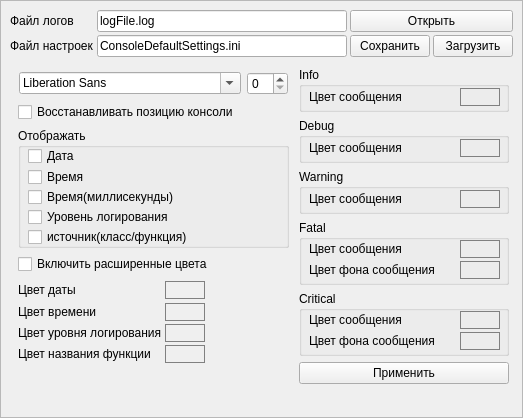
<?xml version="1.0" encoding="UTF-8"?>
<ui version="4.0">
 <class>LogWidgetSettings</class>
 <widget class="QWidget" name="LogWidgetSettings">
  <property name="geometry">
   <rect>
    <x>0</x>
    <y>0</y>
    <width>523</width>
    <height>418</height>
   </rect>
  </property>
  <property name="sizePolicy">
   <sizepolicy hsizetype="Fixed" vsizetype="Fixed">
    <horstretch>0</horstretch>
    <verstretch>0</verstretch>
   </sizepolicy>
  </property>
  <property name="minimumSize">
   <size>
    <width>510</width>
    <height>0</height>
   </size>
  </property>
  <property name="windowTitle">
   <string>Form</string>
  </property>
  <layout class="QVBoxLayout" name="verticalLayout_4">
   <property name="spacing">
    <number>0</number>
   </property>
   <property name="leftMargin">
    <number>0</number>
   </property>
   <property name="topMargin">
    <number>0</number>
   </property>
   <property name="rightMargin">
    <number>0</number>
   </property>
   <property name="bottomMargin">
    <number>0</number>
   </property>
   <item>
    <widget class="QFrame" name="frame">
     <property name="frameShape">
      <enum>QFrame::StyledPanel</enum>
     </property>
     <property name="frameShadow">
      <enum>QFrame::Raised</enum>
     </property>
     <layout class="QVBoxLayout" name="verticalLayout_2">
      <item>
       <layout class="QGridLayout" name="gridLayout_7">
        <property name="spacing">
         <number>3</number>
        </property>
        <item row="1" column="2">
         <widget class="QPushButton" name="pushButton_saveConsoleSettings">
          <property name="text">
           <string>Сохранить</string>
          </property>
         </widget>
        </item>
        <item row="0" column="1">
         <widget class="QLineEdit" name="lineEdit_logFilePath">
          <property name="text">
           <string>logFile.log</string>
          </property>
         </widget>
        </item>
        <item row="1" column="0">
         <widget class="QLabel" name="label_14">
          <property name="text">
           <string>Файл настроек</string>
          </property>
         </widget>
        </item>
        <item row="0" column="0">
         <widget class="QLabel" name="label">
          <property name="text">
           <string>Файл логов</string>
          </property>
         </widget>
        </item>
        <item row="1" column="3">
         <widget class="QPushButton" name="pushButton_loadConsoleSettings">
          <property name="text">
           <string>Загрузить</string>
          </property>
         </widget>
        </item>
        <item row="0" column="2" colspan="2">
         <widget class="QPushButton" name="pushButton_openLogFile">
          <property name="text">
           <string>Открыть</string>
          </property>
         </widget>
        </item>
        <item row="1" column="1">
         <widget class="QLineEdit" name="lineEdit_ConsoleSettingsPath">
          <property name="text">
           <string>ConsoleDefaultSettings.ini</string>
          </property>
         </widget>
        </item>
       </layout>
      </item>
      <item>
       <layout class="QHBoxLayout" name="horizontalLayout_3">
        <property name="leftMargin">
         <number>4</number>
        </property>
        <property name="topMargin">
         <number>4</number>
        </property>
        <property name="rightMargin">
         <number>4</number>
        </property>
        <property name="bottomMargin">
         <number>4</number>
        </property>
        <item>
         <layout class="QVBoxLayout" name="verticalLayout_3">
          <property name="leftMargin">
           <number>4</number>
          </property>
          <property name="topMargin">
           <number>4</number>
          </property>
          <property name="rightMargin">
           <number>4</number>
          </property>
          <property name="bottomMargin">
           <number>4</number>
          </property>
          <item>
           <layout class="QHBoxLayout" name="horizontalLayout">
            <property name="leftMargin">
             <number>1</number>
            </property>
            <property name="topMargin">
             <number>1</number>
            </property>
            <property name="rightMargin">
             <number>1</number>
            </property>
            <property name="bottomMargin">
             <number>1</number>
            </property>
            <item>
             <widget class="QFontComboBox" name="fontComboBox">
              <property name="currentFont">
               <font/>
              </property>
             </widget>
            </item>
            <item>
             <widget class="QSpinBox" name="spinBox_fontSize">
              <property name="maximumSize">
               <size>
                <width>50</width>
                <height>16777215</height>
               </size>
              </property>
             </widget>
            </item>
           </layout>
          </item>
          <item>
           <widget class="QCheckBox" name="checkBoxRestoreSize">
            <property name="text">
             <string>Восстанавливать позицию консоли</string>
            </property>
           </widget>
          </item>
          <item>
           <widget class="QGroupBox" name="groupBox">
            <property name="minimumSize">
             <size>
              <width>0</width>
              <height>120</height>
             </size>
            </property>
            <property name="title">
             <string>Отображать</string>
            </property>
            <widget class="QCheckBox" name="checkBox_dispDate">
             <property name="geometry">
              <rect>
               <x>10</x>
               <y>20</y>
               <width>71</width>
               <height>16</height>
              </rect>
             </property>
             <property name="text">
              <string>Дата</string>
             </property>
            </widget>
            <widget class="QCheckBox" name="checkBox_dispTime">
             <property name="geometry">
              <rect>
               <x>10</x>
               <y>40</y>
               <width>71</width>
               <height>18</height>
              </rect>
             </property>
             <property name="text">
              <string>Время</string>
             </property>
            </widget>
            <widget class="QCheckBox" name="checkBox_dispTimeMs">
             <property name="geometry">
              <rect>
               <x>10</x>
               <y>60</y>
               <width>151</width>
               <height>18</height>
              </rect>
             </property>
             <property name="text">
              <string>Время(миллисекунды)</string>
             </property>
             <property name="tristate">
              <bool>false</bool>
             </property>
            </widget>
            <widget class="QCheckBox" name="checkBox_dispFuncName">
             <property name="geometry">
              <rect>
               <x>10</x>
               <y>100</y>
               <width>181</width>
               <height>18</height>
              </rect>
             </property>
             <property name="text">
              <string>источник(класс/функция)</string>
             </property>
            </widget>
            <widget class="QCheckBox" name="checkBox_displogLevel">
             <property name="geometry">
              <rect>
               <x>10</x>
               <y>80</y>
               <width>171</width>
               <height>18</height>
              </rect>
             </property>
             <property name="text">
              <string>Уровень логирования</string>
             </property>
            </widget>
           </widget>
          </item>
          <item>
           <widget class="QCheckBox" name="checkBox_enExtendedColors">
            <property name="text">
             <string>Включить расширенные цвета</string>
            </property>
           </widget>
          </item>
          <item>
           <layout class="QGridLayout" name="gridLayout_2">
            <property name="spacing">
             <number>3</number>
            </property>
            <item row="2" column="0">
             <widget class="QLabel" name="label_2">
              <property name="text">
               <string>Цвет уровня логирования</string>
              </property>
             </widget>
            </item>
            <item row="0" column="0">
             <widget class="QLabel" name="label_6">
              <property name="sizePolicy">
               <sizepolicy hsizetype="Preferred" vsizetype="Fixed">
                <horstretch>0</horstretch>
                <verstretch>0</verstretch>
               </sizepolicy>
              </property>
              <property name="text">
               <string>Цвет даты</string>
              </property>
             </widget>
            </item>
            <item row="3" column="0">
             <widget class="QLabel" name="label_9">
              <property name="text">
               <string>Цвет названия функции</string>
              </property>
             </widget>
            </item>
            <item row="1" column="0">
             <widget class="QLabel" name="label_7">
              <property name="text">
               <string>Цвет времени</string>
              </property>
             </widget>
            </item>
            <item row="3" column="1">
             <widget class="QPushButton" name="pushButton_funcNameColor">
              <property name="sizePolicy">
               <sizepolicy hsizetype="Fixed" vsizetype="Fixed">
                <horstretch>0</horstretch>
                <verstretch>0</verstretch>
               </sizepolicy>
              </property>
              <property name="minimumSize">
               <size>
                <width>40</width>
                <height>18</height>
               </size>
              </property>
              <property name="baseSize">
               <size>
                <width>0</width>
                <height>0</height>
               </size>
              </property>
              <property name="styleSheet">
               <string notr="true">QPushButton{
	background-color: &quot;white&quot;;
	border-radius: 0px ;
	border: 1px solid gray;

}</string>
              </property>
              <property name="text">
               <string/>
              </property>
             </widget>
            </item>
            <item row="2" column="1">
             <widget class="QPushButton" name="pushButton_LogLevelColor">
              <property name="sizePolicy">
               <sizepolicy hsizetype="Fixed" vsizetype="Fixed">
                <horstretch>0</horstretch>
                <verstretch>0</verstretch>
               </sizepolicy>
              </property>
              <property name="minimumSize">
               <size>
                <width>40</width>
                <height>18</height>
               </size>
              </property>
              <property name="baseSize">
               <size>
                <width>0</width>
                <height>0</height>
               </size>
              </property>
              <property name="styleSheet">
               <string notr="true">QPushButton{
	background-color: &quot;white&quot;;
	border-radius: 0px ;
	border: 1px solid gray;

}</string>
              </property>
              <property name="text">
               <string/>
              </property>
             </widget>
            </item>
            <item row="1" column="1">
             <widget class="QPushButton" name="pushButton_timeColor">
              <property name="sizePolicy">
               <sizepolicy hsizetype="Fixed" vsizetype="Fixed">
                <horstretch>0</horstretch>
                <verstretch>0</verstretch>
               </sizepolicy>
              </property>
              <property name="minimumSize">
               <size>
                <width>40</width>
                <height>18</height>
               </size>
              </property>
              <property name="styleSheet">
               <string notr="true">QPushButton{
	background-color: &quot;white&quot;;
	border-radius: 0px ;
	border: 1px solid gray;

}</string>
              </property>
              <property name="text">
               <string/>
              </property>
             </widget>
            </item>
            <item row="0" column="1">
             <widget class="QPushButton" name="pushButton_dateColor">
              <property name="sizePolicy">
               <sizepolicy hsizetype="Fixed" vsizetype="Fixed">
                <horstretch>0</horstretch>
                <verstretch>0</verstretch>
               </sizepolicy>
              </property>
              <property name="minimumSize">
               <size>
                <width>40</width>
                <height>18</height>
               </size>
              </property>
              <property name="baseSize">
               <size>
                <width>0</width>
                <height>0</height>
               </size>
              </property>
              <property name="styleSheet">
               <string notr="true">QPushButton{
	background-color: &quot;white&quot;;
	border-radius: 0px ;
	border: 1px solid gray;

}
</string>
              </property>
              <property name="text">
               <string/>
              </property>
             </widget>
            </item>
            <item row="0" column="2">
             <spacer name="horizontalSpacer_2">
              <property name="orientation">
               <enum>Qt::Horizontal</enum>
              </property>
              <property name="sizeHint" stdset="0">
               <size>
                <width>40</width>
                <height>20</height>
               </size>
              </property>
             </spacer>
            </item>
           </layout>
          </item>
          <item>
           <spacer name="horizontalSpacer">
            <property name="orientation">
             <enum>Qt::Horizontal</enum>
            </property>
            <property name="sizeHint" stdset="0">
             <size>
              <width>40</width>
              <height>5</height>
             </size>
            </property>
           </spacer>
          </item>
          <item>
           <spacer name="verticalSpacer_2">
            <property name="orientation">
             <enum>Qt::Vertical</enum>
            </property>
            <property name="sizeHint" stdset="0">
             <size>
              <width>20</width>
              <height>0</height>
             </size>
            </property>
           </spacer>
          </item>
         </layout>
        </item>
        <item>
         <layout class="QVBoxLayout" name="verticalLayout">
          <item>
           <widget class="QGroupBox" name="groupBox_2">
            <property name="sizePolicy">
             <sizepolicy hsizetype="Fixed" vsizetype="Fixed">
              <horstretch>0</horstretch>
              <verstretch>0</verstretch>
             </sizepolicy>
            </property>
            <property name="minimumSize">
             <size>
              <width>210</width>
              <height>45</height>
             </size>
            </property>
            <property name="title">
             <string>Info</string>
            </property>
            <widget class="QWidget" name="gridLayoutWidget_4">
             <property name="geometry">
              <rect>
               <x>10</x>
               <y>20</y>
               <width>191</width>
               <height>21</height>
              </rect>
             </property>
             <layout class="QGridLayout" name="gridLayout_4">
              <property name="spacing">
               <number>3</number>
              </property>
              <item row="0" column="2">
               <widget class="QPushButton" name="pushButton_InfoMsgColor">
                <property name="sizePolicy">
                 <sizepolicy hsizetype="Fixed" vsizetype="Fixed">
                  <horstretch>0</horstretch>
                  <verstretch>0</verstretch>
                 </sizepolicy>
                </property>
                <property name="minimumSize">
                 <size>
                  <width>40</width>
                  <height>18</height>
                 </size>
                </property>
                <property name="styleSheet">
                 <string notr="true">QPushButton{
	background-color: &quot;white&quot;;
	border-radius: 0px ;
	border: 1px solid gray;

}</string>
                </property>
                <property name="text">
                 <string/>
                </property>
               </widget>
              </item>
              <item row="0" column="1">
               <widget class="QLabel" name="label_11">
                <property name="text">
                 <string>Цвет сообщения</string>
                </property>
               </widget>
              </item>
             </layout>
            </widget>
           </widget>
          </item>
          <item>
           <widget class="QGroupBox" name="groupBox_3">
            <property name="sizePolicy">
             <sizepolicy hsizetype="Fixed" vsizetype="Fixed">
              <horstretch>0</horstretch>
              <verstretch>0</verstretch>
             </sizepolicy>
            </property>
            <property name="minimumSize">
             <size>
              <width>210</width>
              <height>45</height>
             </size>
            </property>
            <property name="title">
             <string>Debug</string>
            </property>
            <widget class="QWidget" name="gridLayoutWidget_5">
             <property name="geometry">
              <rect>
               <x>10</x>
               <y>20</y>
               <width>191</width>
               <height>21</height>
              </rect>
             </property>
             <layout class="QGridLayout" name="gridLayout_5">
              <property name="spacing">
               <number>3</number>
              </property>
              <item row="0" column="2">
               <widget class="QPushButton" name="pushButton_DebugMsgColor">
                <property name="sizePolicy">
                 <sizepolicy hsizetype="Fixed" vsizetype="Fixed">
                  <horstretch>0</horstretch>
                  <verstretch>0</verstretch>
                 </sizepolicy>
                </property>
                <property name="minimumSize">
                 <size>
                  <width>40</width>
                  <height>18</height>
                 </size>
                </property>
                <property name="styleSheet">
                 <string notr="true">QPushButton{
	background-color: &quot;white&quot;;
	border-radius: 0px ;
	border: 1px solid gray;

}</string>
                </property>
                <property name="text">
                 <string/>
                </property>
               </widget>
              </item>
              <item row="0" column="1">
               <widget class="QLabel" name="label_12">
                <property name="text">
                 <string>Цвет сообщения</string>
                </property>
               </widget>
              </item>
             </layout>
            </widget>
           </widget>
          </item>
          <item>
           <widget class="QGroupBox" name="groupBox_5">
            <property name="sizePolicy">
             <sizepolicy hsizetype="Fixed" vsizetype="Fixed">
              <horstretch>0</horstretch>
              <verstretch>0</verstretch>
             </sizepolicy>
            </property>
            <property name="minimumSize">
             <size>
              <width>210</width>
              <height>45</height>
             </size>
            </property>
            <property name="title">
             <string>Warning</string>
            </property>
            <widget class="QWidget" name="gridLayoutWidget">
             <property name="geometry">
              <rect>
               <x>10</x>
               <y>20</y>
               <width>191</width>
               <height>21</height>
              </rect>
             </property>
             <layout class="QGridLayout" name="gridLayout">
              <property name="spacing">
               <number>3</number>
              </property>
              <item row="0" column="2">
               <widget class="QPushButton" name="pushButton_WarningMsgColor">
                <property name="sizePolicy">
                 <sizepolicy hsizetype="Fixed" vsizetype="Fixed">
                  <horstretch>0</horstretch>
                  <verstretch>0</verstretch>
                 </sizepolicy>
                </property>
                <property name="minimumSize">
                 <size>
                  <width>40</width>
                  <height>18</height>
                 </size>
                </property>
                <property name="styleSheet">
                 <string notr="true">QPushButton{
	background-color: &quot;white&quot;;
	border-radius: 0px ;
	border: 1px solid gray;

}</string>
                </property>
                <property name="text">
                 <string/>
                </property>
               </widget>
              </item>
              <item row="0" column="0">
               <widget class="QLabel" name="label_10">
                <property name="text">
                 <string>Цвет сообщения</string>
                </property>
               </widget>
              </item>
             </layout>
            </widget>
           </widget>
          </item>
          <item>
           <widget class="QGroupBox" name="groupBox_6">
            <property name="sizePolicy">
             <sizepolicy hsizetype="Fixed" vsizetype="Fixed">
              <horstretch>0</horstretch>
              <verstretch>0</verstretch>
             </sizepolicy>
            </property>
            <property name="minimumSize">
             <size>
              <width>210</width>
              <height>65</height>
             </size>
            </property>
            <property name="title">
             <string>Fatal</string>
            </property>
            <widget class="QWidget" name="gridLayoutWidget_6">
             <property name="geometry">
              <rect>
               <x>10</x>
               <y>20</y>
               <width>191</width>
               <height>41</height>
              </rect>
             </property>
             <layout class="QGridLayout" name="gridLayout_6">
              <property name="spacing">
               <number>3</number>
              </property>
              <item row="0" column="0">
               <widget class="QLabel" name="label_5">
                <property name="text">
                 <string>Цвет сообщения</string>
                </property>
               </widget>
              </item>
              <item row="0" column="1">
               <widget class="QPushButton" name="pushButton_FatalMsgColor">
                <property name="sizePolicy">
                 <sizepolicy hsizetype="Fixed" vsizetype="Fixed">
                  <horstretch>0</horstretch>
                  <verstretch>0</verstretch>
                 </sizepolicy>
                </property>
                <property name="minimumSize">
                 <size>
                  <width>40</width>
                  <height>18</height>
                 </size>
                </property>
                <property name="styleSheet">
                 <string notr="true">QPushButton{
	background-color: &quot;white&quot;;
	border-radius: 0px ;
	border: 1px solid gray;

}</string>
                </property>
                <property name="text">
                 <string/>
                </property>
               </widget>
              </item>
              <item row="1" column="1">
               <widget class="QPushButton" name="pushButton_FatalMsgBgColor">
                <property name="sizePolicy">
                 <sizepolicy hsizetype="Fixed" vsizetype="Fixed">
                  <horstretch>0</horstretch>
                  <verstretch>0</verstretch>
                 </sizepolicy>
                </property>
                <property name="minimumSize">
                 <size>
                  <width>40</width>
                  <height>18</height>
                 </size>
                </property>
                <property name="styleSheet">
                 <string notr="true">QPushButton{
	background-color: &quot;white&quot;;
	border-radius: 0px ;
	border: 1px solid gray;

}</string>
                </property>
                <property name="text">
                 <string/>
                </property>
               </widget>
              </item>
              <item row="1" column="0">
               <widget class="QLabel" name="label_13">
                <property name="text">
                 <string>Цвет фона сообщения</string>
                </property>
               </widget>
              </item>
             </layout>
            </widget>
           </widget>
          </item>
          <item>
           <widget class="QGroupBox" name="groupBox_4">
            <property name="sizePolicy">
             <sizepolicy hsizetype="Fixed" vsizetype="Fixed">
              <horstretch>0</horstretch>
              <verstretch>0</verstretch>
             </sizepolicy>
            </property>
            <property name="minimumSize">
             <size>
              <width>210</width>
              <height>65</height>
             </size>
            </property>
            <property name="title">
             <string>Critical</string>
            </property>
            <widget class="QWidget" name="gridLayoutWidget_3">
             <property name="geometry">
              <rect>
               <x>10</x>
               <y>20</y>
               <width>191</width>
               <height>41</height>
              </rect>
             </property>
             <layout class="QGridLayout" name="gridLayout_3">
              <property name="spacing">
               <number>3</number>
              </property>
              <item row="0" column="1">
               <widget class="QPushButton" name="pushButton_CriticalMsgColor">
                <property name="sizePolicy">
                 <sizepolicy hsizetype="Fixed" vsizetype="Fixed">
                  <horstretch>0</horstretch>
                  <verstretch>0</verstretch>
                 </sizepolicy>
                </property>
                <property name="minimumSize">
                 <size>
                  <width>40</width>
                  <height>18</height>
                 </size>
                </property>
                <property name="styleSheet">
                 <string notr="true">QPushButton{
	background-color: &quot;white&quot;;
	border-radius: 0px ;
	border: 1px solid gray;

}</string>
                </property>
                <property name="text">
                 <string/>
                </property>
               </widget>
              </item>
              <item row="0" column="0">
               <widget class="QLabel" name="label_3">
                <property name="text">
                 <string>Цвет сообщения</string>
                </property>
               </widget>
              </item>
              <item row="1" column="0">
               <widget class="QLabel" name="label_4">
                <property name="text">
                 <string>Цвет фона сообщения</string>
                </property>
               </widget>
              </item>
              <item row="1" column="1">
               <widget class="QPushButton" name="pushButton_CriticalMsgBgColor">
                <property name="sizePolicy">
                 <sizepolicy hsizetype="Fixed" vsizetype="Fixed">
                  <horstretch>0</horstretch>
                  <verstretch>0</verstretch>
                 </sizepolicy>
                </property>
                <property name="minimumSize">
                 <size>
                  <width>40</width>
                  <height>18</height>
                 </size>
                </property>
                <property name="styleSheet">
                 <string notr="true">QPushButton{
	background-color: &quot;white&quot;;
	border-radius: 0px ;
	border: 1px solid gray;

}</string>
                </property>
                <property name="text">
                 <string/>
                </property>
               </widget>
              </item>
             </layout>
            </widget>
           </widget>
          </item>
          <item>
           <widget class="QPushButton" name="pushButton_apply">
            <property name="maximumSize">
             <size>
              <width>210</width>
              <height>16777215</height>
             </size>
            </property>
            <property name="text">
             <string>Применить</string>
            </property>
           </widget>
          </item>
         </layout>
        </item>
       </layout>
      </item>
      <item>
       <spacer name="verticalSpacer">
        <property name="orientation">
         <enum>Qt::Vertical</enum>
        </property>
        <property name="sizeHint" stdset="0">
         <size>
          <width>20</width>
          <height>0</height>
         </size>
        </property>
       </spacer>
      </item>
     </layout>
    </widget>
   </item>
  </layout>
 </widget>
 <resources/>
 <connections/>
</ui>
